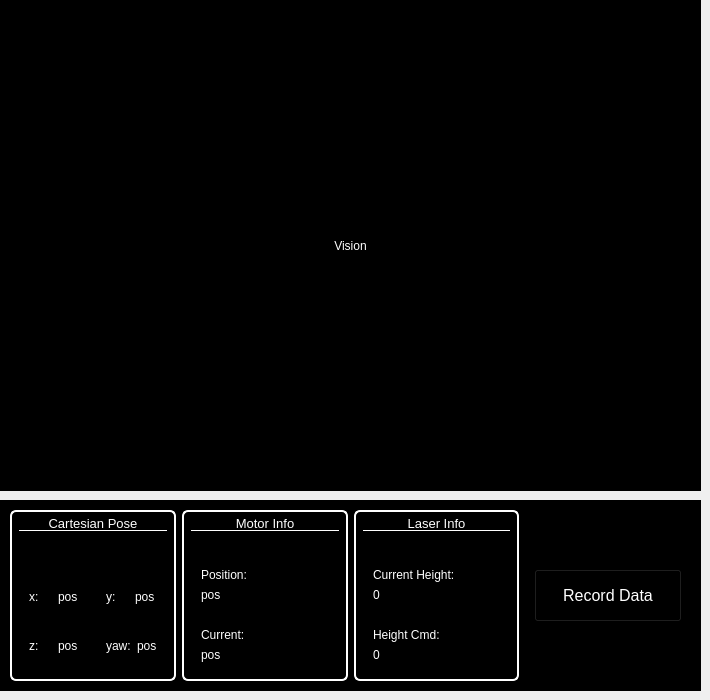
         <widget class="QWidget" name="VisionAndInfoPage">
          <widget class="QWidget" name="CameraWidgetInComponentControl" native="true">
           <property name="geometry">
            <rect>
             <x>0</x>
             <y>0</y>
             <width>701</width>
             <height>491</height>
            </rect>
           </property>
           <property name="styleSheet">
            <string notr="true">background-color: #000000;</string>
           </property>
           <layout class="QHBoxLayout" name="horizontalLayout_15">
            <item>
             <widget class="QLabel" name="VisionTextInComponentControl">
              <property name="styleSheet">
               <string notr="true">color:white;</string>
              </property>
              <property name="text">
               <string>Vision</string>
              </property>
              <property name="alignment">
               <set>Qt::AlignmentFlag::AlignCenter</set>
              </property>
             </widget>
            </item>
           </layout>
          </widget>
          <widget class="QFrame" name="Info_2">
           <property name="geometry">
            <rect>
             <x>0</x>
             <y>500</y>
             <width>701</width>
             <height>191</height>
            </rect>
           </property>
           <property name="styleSheet">
            <string notr="true"> background-color: #000000; color: white;</string>
           </property>
           <property name="frameShape">
            <enum>QFrame::Shape::StyledPanel</enum>
           </property>
           <property name="frameShadow">
            <enum>QFrame::Shadow::Raised</enum>
           </property>
           <layout class="QHBoxLayout" name="horizontalLayout_19" stretch="0,0,0,0">
            <property name="topMargin">
             <number>9</number>
            </property>
            <property name="bottomMargin">
             <number>9</number>
            </property>
            <item>
             <widget class="QWidget" name="CartesianPoseWidget_2" native="true">
              <property name="sizePolicy">
               <sizepolicy hsizetype="Preferred" vsizetype="Preferred">
                <horstretch>0</horstretch>
                <verstretch>0</verstretch>
               </sizepolicy>
              </property>
              <property name="minimumSize">
               <size>
                <width>0</width>
                <height>0</height>
               </size>
              </property>
              <property name="styleSheet">
               <string notr="true">QWidget#CartesianPoseWidget_2 {
	border: 2px solid #FFFFFF;  /* white solid border */
	border-radius: 6px;
}</string>
              </property>
              <layout class="QGridLayout" name="gridLayout_4">
               <property name="topMargin">
                <number>6</number>
               </property>
               <item row="0" column="0" colspan="2" alignment="Qt::AlignmentFlag::AlignTop">
                <widget class="QLabel" name="CartesianPoseText_2">
                 <property name="font">
                  <font>
                   <pointsize>10</pointsize>
                  </font>
                 </property>
                 <property name="styleSheet">
                  <string notr="true">QLabel#CartesianPoseText_2 {
    border-bottom: 1px solid white;
}</string>
                 </property>
                 <property name="text">
                  <string>Cartesian Pose</string>
                 </property>
                 <property name="alignment">
                  <set>Qt::AlignmentFlag::AlignCenter</set>
                 </property>
                </widget>
               </item>
               <item row="2" column="0">
                <widget class="QFrame" name="zPosFrame_2">
                 <property name="frameShape">
                  <enum>QFrame::Shape::StyledPanel</enum>
                 </property>
                 <property name="frameShadow">
                  <enum>QFrame::Shadow::Raised</enum>
                 </property>
                 <layout class="QHBoxLayout" name="horizontalLayout_27">
                  <property name="bottomMargin">
                   <number>14</number>
                  </property>
                  <item>
                   <widget class="QLabel" name="z_2">
                    <property name="font">
                     <font>
                      <pointsize>9</pointsize>
                     </font>
                    </property>
                    <property name="text">
                     <string>z:</string>
                    </property>
                   </widget>
                  </item>
                  <item>
                   <widget class="QLabel" name="zPose">
                    <property name="text">
                     <string>pos</string>
                    </property>
                   </widget>
                  </item>
                 </layout>
                </widget>
               </item>
               <item row="1" column="1">
                <widget class="QFrame" name="yPosFrame_2">
                 <property name="frameShape">
                  <enum>QFrame::Shape::StyledPanel</enum>
                 </property>
                 <property name="frameShadow">
                  <enum>QFrame::Shadow::Raised</enum>
                 </property>
                 <layout class="QHBoxLayout" name="horizontalLayout_22">
                  <property name="bottomMargin">
                   <number>3</number>
                  </property>
                  <item>
                   <widget class="QLabel" name="y_2">
                    <property name="font">
                     <font>
                      <pointsize>9</pointsize>
                     </font>
                    </property>
                    <property name="text">
                     <string>y:</string>
                    </property>
                   </widget>
                  </item>
                  <item>
                   <widget class="QLabel" name="yText_2">
                    <property name="text">
                     <string>pos</string>
                    </property>
                   </widget>
                  </item>
                 </layout>
                </widget>
               </item>
               <item row="2" column="1">
                <widget class="QFrame" name="yawPosFrame_2">
                 <property name="frameShape">
                  <enum>QFrame::Shape::StyledPanel</enum>
                 </property>
                 <property name="frameShadow">
                  <enum>QFrame::Shadow::Raised</enum>
                 </property>
                 <layout class="QHBoxLayout" name="horizontalLayout_28">
                  <property name="bottomMargin">
                   <number>14</number>
                  </property>
                  <item>
                   <widget class="QLabel" name="yaw_2">
                    <property name="font">
                     <font>
                      <pointsize>9</pointsize>
                     </font>
                    </property>
                    <property name="text">
                     <string>yaw:</string>
                    </property>
                   </widget>
                  </item>
                  <item>
                   <widget class="QLabel" name="yawText_2">
                    <property name="text">
                     <string>pos</string>
                    </property>
                   </widget>
                  </item>
                 </layout>
                </widget>
               </item>
               <item row="1" column="0">
                <widget class="QFrame" name="xPosFrame_2">
                 <property name="font">
                  <font>
                   <pointsize>9</pointsize>
                  </font>
                 </property>
                 <property name="frameShape">
                  <enum>QFrame::Shape::StyledPanel</enum>
                 </property>
                 <property name="frameShadow">
                  <enum>QFrame::Shadow::Raised</enum>
                 </property>
                 <layout class="QHBoxLayout" name="horizontalLayout_29">
                  <property name="leftMargin">
                   <number>9</number>
                  </property>
                  <property name="bottomMargin">
                   <number>3</number>
                  </property>
                  <item>
                   <widget class="QLabel" name="x_2">
                    <property name="font">
                     <font>
                      <pointsize>9</pointsize>
                     </font>
                    </property>
                    <property name="text">
                     <string>x:</string>
                    </property>
                   </widget>
                  </item>
                  <item>
                   <widget class="QLabel" name="xText_2">
                    <property name="text">
                     <string>pos</string>
                    </property>
                   </widget>
                  </item>
                 </layout>
                </widget>
               </item>
              </layout>
             </widget>
            </item>
            <item>
             <widget class="QWidget" name="MotorInfoWidget_2" native="true">
              <property name="styleSheet">
               <string notr="true">QWidget#MotorInfoWidget_2 {
	border: 2px solid #FFFFFF;  /* white solid border */
	border-radius: 6px;
}</string>
              </property>
              <layout class="QGridLayout" name="gridLayout_5">
               <property name="topMargin">
                <number>6</number>
               </property>
               <property name="rightMargin">
                <number>9</number>
               </property>
               <property name="bottomMargin">
                <number>9</number>
               </property>
               <property name="spacing">
                <number>6</number>
               </property>
               <item row="1" column="0">
                <widget class="QFrame" name="PositionFrame_2">
                 <property name="frameShape">
                  <enum>QFrame::Shape::StyledPanel</enum>
                 </property>
                 <property name="frameShadow">
                  <enum>QFrame::Shadow::Raised</enum>
                 </property>
                 <layout class="QVBoxLayout" name="verticalLayout_15">
                  <item>
                   <widget class="QLabel" name="Position_2">
                    <property name="text">
                     <string>Position:</string>
                    </property>
                   </widget>
                  </item>
                  <item>
                   <widget class="QLabel" name="MotorPos">
                    <property name="text">
                     <string>pos</string>
                    </property>
                   </widget>
                  </item>
                 </layout>
                </widget>
               </item>
               <item row="0" column="0" alignment="Qt::AlignmentFlag::AlignTop">
                <widget class="QLabel" name="MotorInfoText_2">
                 <property name="font">
                  <font>
                   <pointsize>10</pointsize>
                  </font>
                 </property>
                 <property name="styleSheet">
                  <string notr="true">QLabel#MotorInfoText_2 {
    border-bottom: 1px solid white;
}</string>
                 </property>
                 <property name="text">
                  <string>Motor Info</string>
                 </property>
                 <property name="alignment">
                  <set>Qt::AlignmentFlag::AlignCenter</set>
                 </property>
                </widget>
               </item>
               <item row="4" column="0">
                <widget class="QFrame" name="CurrentFrame_2">
                 <property name="frameShape">
                  <enum>QFrame::Shape::StyledPanel</enum>
                 </property>
                 <property name="frameShadow">
                  <enum>QFrame::Shadow::Raised</enum>
                 </property>
                 <layout class="QVBoxLayout" name="verticalLayout_17">
                  <item>
                   <widget class="QLabel" name="Current_2">
                    <property name="text">
                     <string>Current: </string>
                    </property>
                   </widget>
                  </item>
                  <item>
                   <widget class="QLabel" name="CurrentPos">
                    <property name="text">
                     <string>pos</string>
                    </property>
                   </widget>
                  </item>
                 </layout>
                </widget>
               </item>
              </layout>
             </widget>
            </item>
            <item>
             <widget class="QWidget" name="LaserInfoWidget" native="true">
              <property name="styleSheet">
               <string notr="true">QWidget#LaserInfoWidget {
	border: 2px solid #FFFFFF;  /* white solid border */
	border-radius: 6px;
}</string>
              </property>
              <layout class="QGridLayout" name="gridLayout_6">
               <property name="topMargin">
                <number>6</number>
               </property>
               <item row="4" column="0">
                <widget class="QFrame" name="frame_8">
                 <property name="frameShape">
                  <enum>QFrame::Shape::StyledPanel</enum>
                 </property>
                 <property name="frameShadow">
                  <enum>QFrame::Shadow::Raised</enum>
                 </property>
                 <layout class="QVBoxLayout" name="verticalLayout_25">
                  <property name="leftMargin">
                   <number>9</number>
                  </property>
                  <property name="bottomMargin">
                   <number>9</number>
                  </property>
                  <item>
                   <widget class="QLabel" name="h1_2">
                    <property name="text">
                     <string>Height Cmd: </string>
                    </property>
                   </widget>
                  </item>
                  <item>
                   <widget class="QLabel" name="HeightCommand">
                    <property name="text">
                     <string>0</string>
                    </property>
                   </widget>
                  </item>
                 </layout>
                </widget>
               </item>
               <item row="0" column="0" alignment="Qt::AlignmentFlag::AlignTop">
                <widget class="QLabel" name="LaserInfoText_2">
                 <property name="font">
                  <font>
                   <pointsize>10</pointsize>
                  </font>
                 </property>
                 <property name="styleSheet">
                  <string notr="true">QLabel#LaserInfoText_2 {
    border-bottom: 1px solid white;
}</string>
                 </property>
                 <property name="text">
                  <string>Laser Info</string>
                 </property>
                 <property name="alignment">
                  <set>Qt::AlignmentFlag::AlignCenter</set>
                 </property>
                </widget>
               </item>
               <item row="1" column="0">
                <widget class="QFrame" name="frame_7">
                 <property name="frameShape">
                  <enum>QFrame::Shape::StyledPanel</enum>
                 </property>
                 <property name="frameShadow">
                  <enum>QFrame::Shadow::Raised</enum>
                 </property>
                 <layout class="QVBoxLayout" name="verticalLayout_23">
                  <property name="leftMargin">
                   <number>9</number>
                  </property>
                  <property name="bottomMargin">
                   <number>9</number>
                  </property>
                  <item>
                   <widget class="QLabel" name="d2_2">
                    <property name="text">
                     <string>Current Height: </string>
                    </property>
                   </widget>
                  </item>
                  <item>
                   <widget class="QLabel" name="currentHeight">
                    <property name="text">
                     <string>0</string>
                    </property>
                   </widget>
                  </item>
                 </layout>
                </widget>
               </item>
              </layout>
             </widget>
            </item>
            <item>
             <widget class="QWidget" name="RecordDataButtonContainer_2" native="true">
              <property name="sizePolicy">
               <sizepolicy hsizetype="Preferred" vsizetype="Preferred">
                <horstretch>0</horstretch>
                <verstretch>0</verstretch>
               </sizepolicy>
              </property>
              <layout class="QVBoxLayout" name="verticalLayout_21">
               <property name="leftMargin">
                <number>9</number>
               </property>
               <property name="topMargin">
                <number>9</number>
               </property>
               <item alignment="Qt::AlignmentFlag::AlignVCenter">
                <widget class="QPushButton" name="RecordDataButton_2">
                 <property name="sizePolicy">
                  <sizepolicy hsizetype="Preferred" vsizetype="Preferred">
                   <horstretch>0</horstretch>
                   <verstretch>0</verstretch>
                  </sizepolicy>
                 </property>
                 <property name="font">
                  <font>
                   <pointsize>12</pointsize>
                  </font>
                 </property>
                 <property name="styleSheet">
                  <string notr="true">QPushButton {
    padding: 16px 24px;
}

</string>
                 </property>
                 <property name="text">
                  <string>Record Data</string>
                 </property>
                </widget>
               </item>
              </layout>
             </widget>
            </item>
           </layout>
           <zorder>MotorInfoWidget_2</zorder>
           <zorder>LaserInfoWidget</zorder>
           <zorder>RecordDataButtonContainer_2</zorder>
           <zorder>CartesianPoseWidget_2</zorder>
          </widget>
         </widget>
